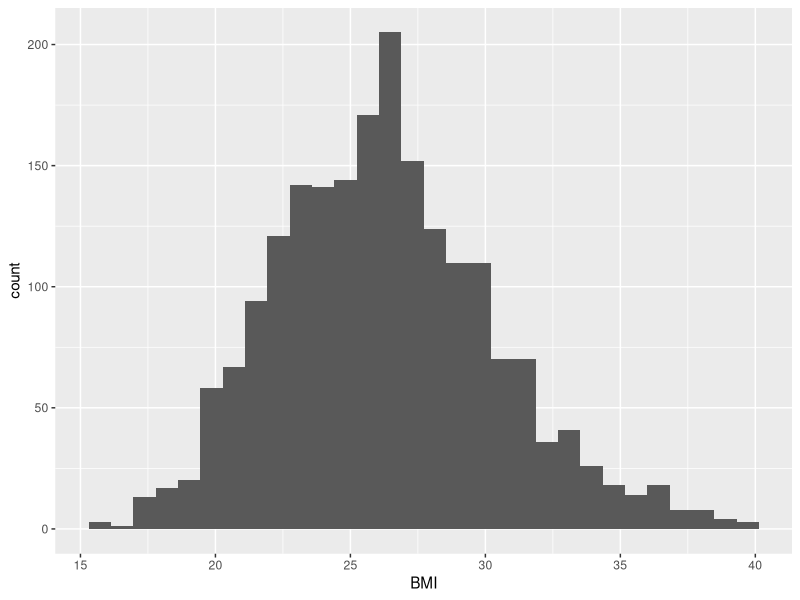
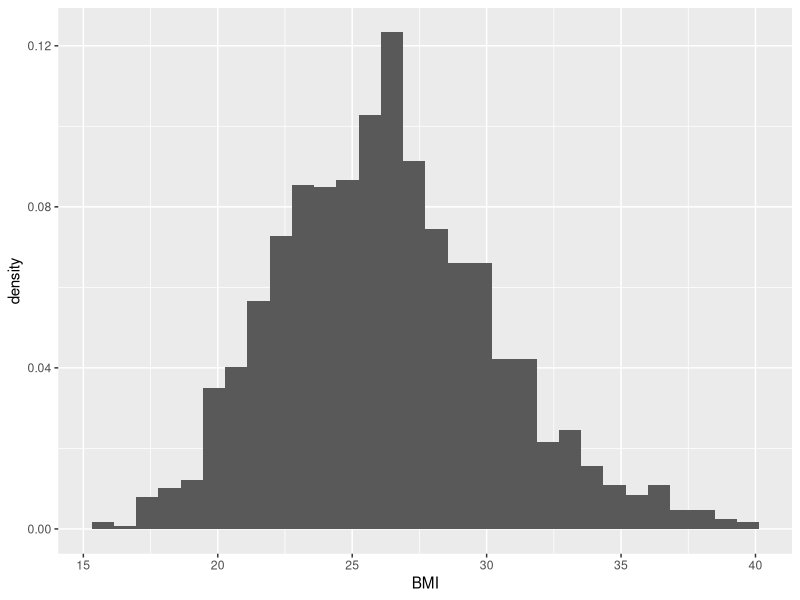
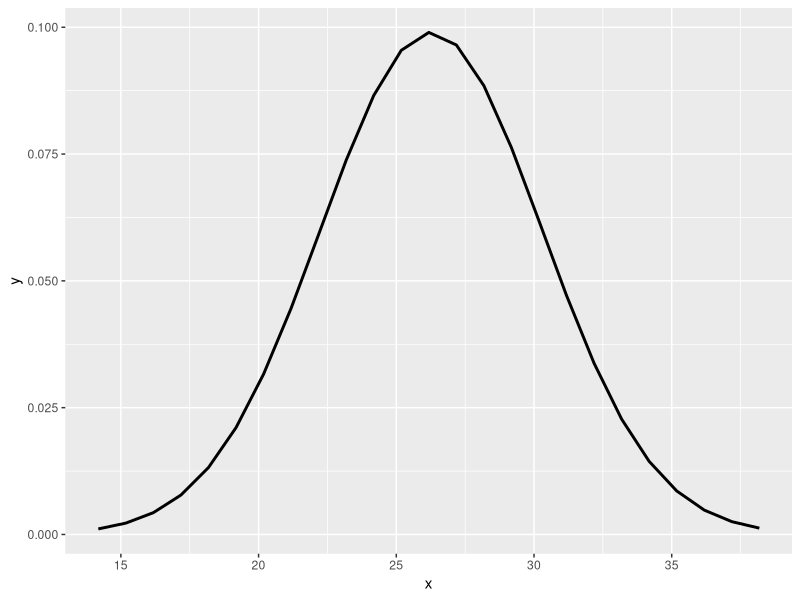
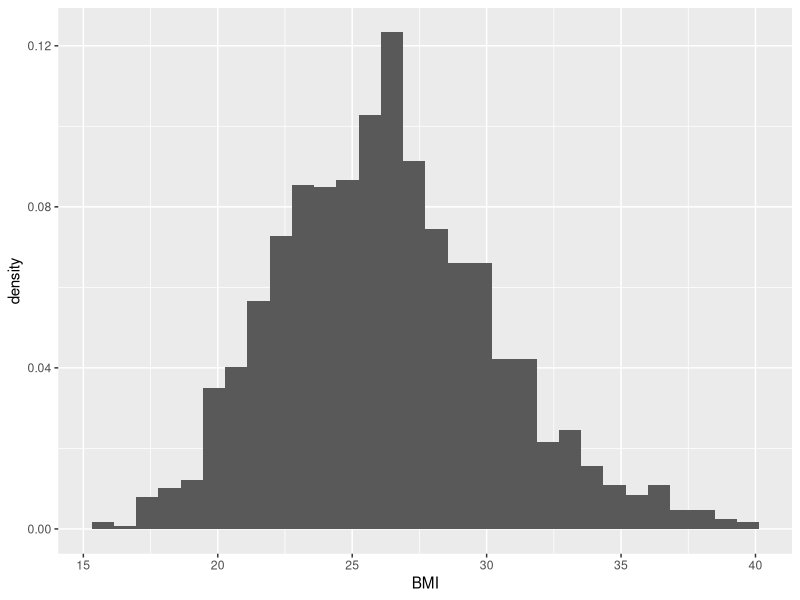
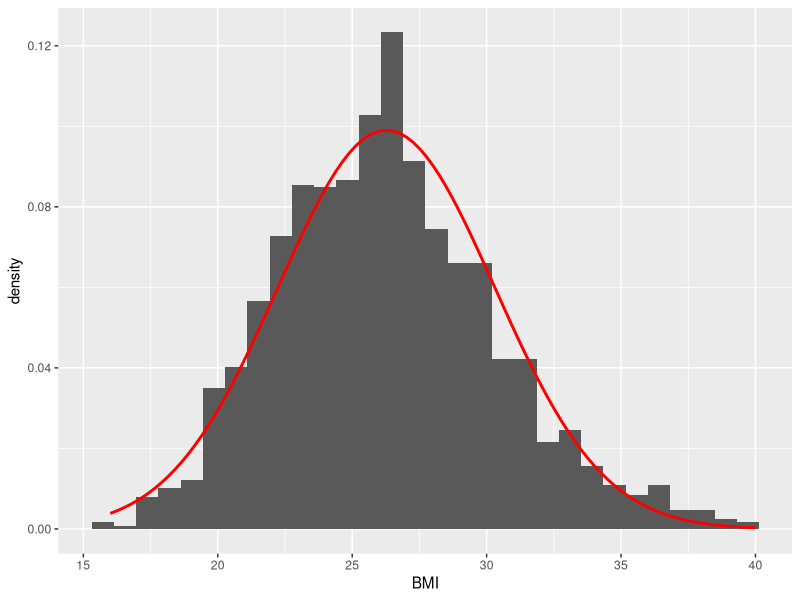
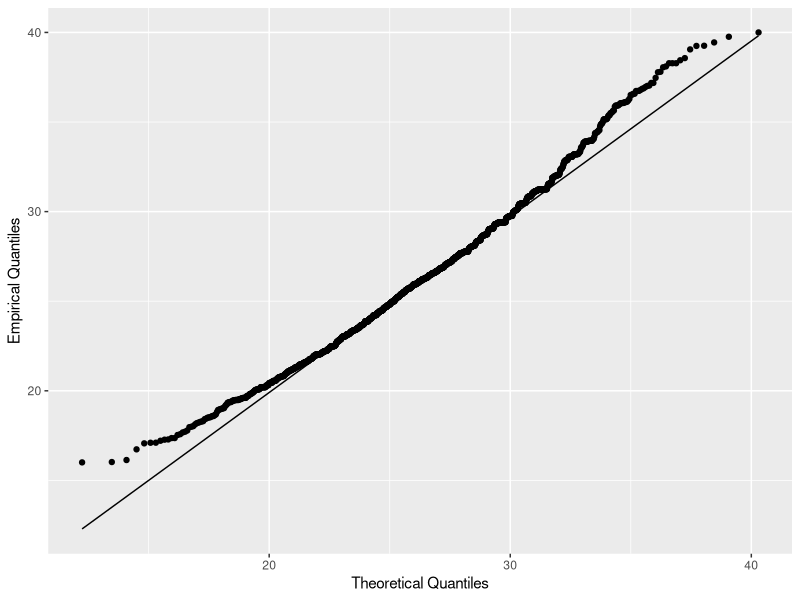
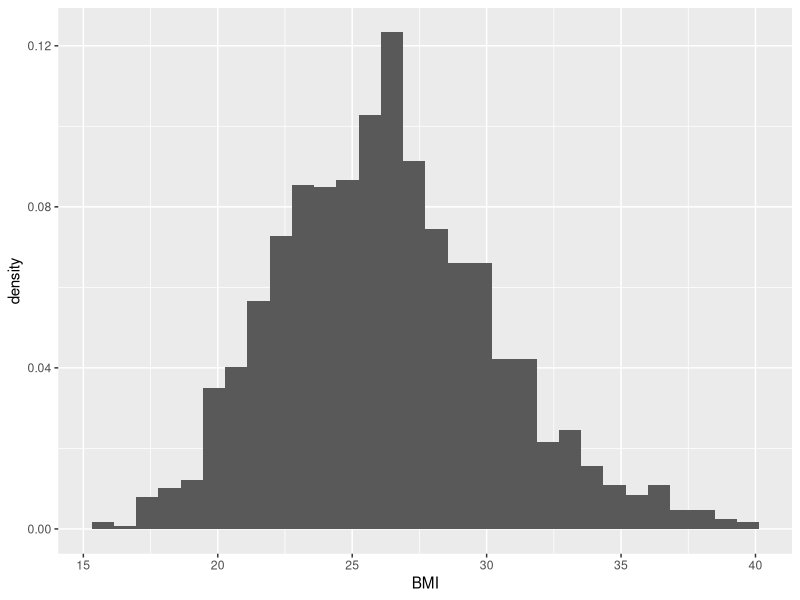
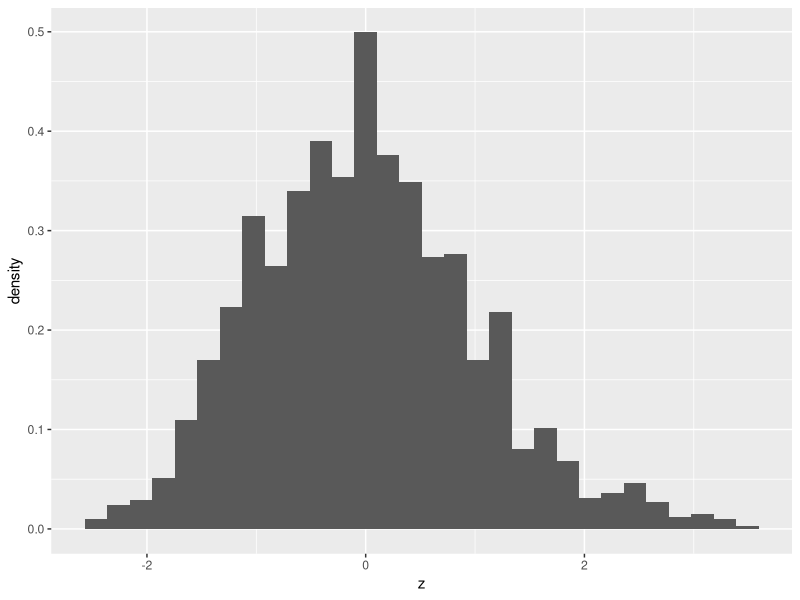

Recreate these plots in R, in order.
## ---- chunk 1
knitr::opts_chunk$set(echo = TRUE)
## ---- chunk 2
ess <- readxl::read_excel("ess_hun_2024.xlsx")
str(ess)
## ---- chunk 3
ess$BMI <- ess$Weight/(ess$Height/100)^2
head(ess$BMI)
## ---- chunk 4
sum(is.na(ess$BMI))
## ---- chunk 5
ess_small <- ess[!is.na(ess$BMI),c("idno", "BMI")]
str(ess_small)
## ---- chunk 6
length(unique(ess_small$BMI))
## ---- chunk 7
library(ggplot2)
ggplot(ess_small, aes(x=BMI)) + geom_histogram()
## ---- chunk 8
ggplot(ess_small, aes(x=BMI)) +
  geom_histogram(aes(y = after_stat(density)))
## ---- chunk 9
mu = mean(ess_small$BMI)
szigma = sd(ess_small$BMI)

x <- seq(mu-3*szigma, mu+3*szigma)
y <- dnorm(x, mean = mu, sd = szigma)

DFRajz <- data.frame(x=x, y=y)

library(ggplot2)
ggplot(DFRajz, aes(x=x, y=y)) + geom_line(linewidth=1)
## ---- chunk 10
mu = mean(ess_small$BMI)
sigma = sd(ess_small$BMI)
c(mu, sigma)
## ---- chunk 11
mu = mean(ess_small$BMI)
sigma = sd(ess_small$BMI)

dnorm(20.6, mean = mu, sd = sigma)
## ---- chunk 12
ggplot(ess_small, aes(x=BMI)) +
  geom_histogram(aes(y = after_stat(density)))
## ---- chunk 13
RcmdrMisc::binnedCounts(ess_small$BMI, breaks = 30)
## ---- chunk 14
pnorm(18.5, mean = mu, sd = sigma)
## ---- chunk 15
1 - pnorm(30, mean = mu, sd = sigma)
## ---- chunk 16
pnorm(24.9, mean = mu, sd = sigma) - pnorm(18.5, mean = mu, sd = sigma)
## ---- chunk 17
mean(ess_small$BMI < 18.5)
1 - mean(ess_small$BMI < 30)
mean(ess_small$BMI < 24.9) - mean(ess_small$BMI < 18.5)
## ---- chunk 18
1 - mean(ess_small$BMI < 30)
## ---- chunk 19
1 - pnorm(30, mean = mu, sd = sigma)
## ---- chunk 20
mu = mean(ess_small$BMI)
sigma = sd(ess_small$BMI)

ggplot(ess_small, aes(x=BMI)) +
  geom_histogram(aes(y = after_stat(density))) +
  stat_function(
                fun = dnorm, 
                args = list(mean = mu, sd = sigma),
                col = 'red',
                linewidth = 1)
## ---- chunk 21
mean(ess_small$BMI > 40)
1 - pnorm(40, mean = mu, sd = sigma)
## ---- chunk 22
mean(ess_small$BMI < 16)
pnorm(16, mean = mu, sd = sigma)
## ---- chunk 23
quantile(ess_small$BMI, probs = c(0.25, 0.5, 0.75))
## ---- chunk 24
qnorm(0.05, mean = mu, sd = sigma)
## ---- chunk 25
quantile(ess_small$BMI, 0.05)
## ---- chunk 26
quantile(ess_small$BMI, (1-0.005))
qnorm((1-0.005), mean = mu, sd = sigma)
## ---- chunk 27
ggplot(ess_small, aes(sample = BMI)) +
  stat_qq(distribution = qnorm, dparams = c(mu, sigma)) +
  stat_qq_line(distribution = qnorm, dparams = c(mu, sigma)) +
  labs(x="Theoretical Quantiles", y="Empirical Quantiles")
## ---- chunk 28
library(psych)
describe(ess_small$BMI)
## ---- chunk 29
ggplot(ess_small, aes(x=BMI)) +
  geom_histogram(aes(y = after_stat(density)))
## ---- chunk 30
ess_small$z <- (ess_small$BMI - mean(ess_small$BMI))/sd(ess_small$BMI)
c(mean(ess_small$z), sd(ess_small$z))
## ---- chunk 31
ggplot(ess_small, aes(x=z)) + geom_histogram(aes(y=after_stat(density)))
## ---- chunk 32
pnorm(2) - pnorm(-2)
## ---- chunk 33
ess_small[ess_small$z < -2 | ess_small$z > 2,]
## ---- chunk 34
mean(is.na(ess$AlcoholWeekend))
ess_small <- ess[!is.na(ess$AlcoholWeekend),c("idno", "AlcoholWeekend")]
hist(ess_small$AlcoholWeekend)
## ---- chunk 35
x <- seq(min(ess$AlcoholWeekend, na.rm = TRUE), max(ess$AlcoholWeekend, na.rm = TRUE))
y <- dexp(x, rate = 1/mean(ess$AlcoholWeekend, na.rm = TRUE))

DFRajz <- data.frame(x=x, y=y)

ggplot(DFRajz, aes(x=x, y=y)) + geom_line(linewidth=1)
## ---- chunk 36
knitr::include_app("https://kola992.shinyapps.io/normaldensityplot/?distr=Exp",
                   height = "500px")
## ---- chunk 37
c(mean(ess_small$AlcoholWeekend), sd(ess_small$AlcoholWeekend))
## ---- chunk 38
sample_mean <- mean(ess_small$AlcoholWeekend)
lambda <- 1/sample_mean
c(lambda, sample_mean)
## ---- chunk 39
dexp(98, rate = lambda)
## ---- chunk 40
ggplot(ess_small, aes(x=AlcoholWeekend)) +
  geom_histogram(aes(y = after_stat(density))) +
  stat_function(fun = dexp, 
                args = list(rate = lambda),
                col = 'red',
                linewidth = 1)
## ---- chunk 41
ggplot(ess_small, aes(sample = AlcoholWeekend)) +
  stat_qq(distribution = qexp, dparams = lambda) +
  stat_qq_line(distribution = qexp, dparams = lambda) +
  labs(x="Theoretical Quantiles", y="Empirical Quantiles")
## ---- chunk 42
1 - pexp(98, rate = lambda)
## ---- chunk 43
pexp(224, rate = lambda) - pexp(98, rate = lambda)
## ---- chunk 44
qexp(0.99, rate = lambda)
## ---- chunk 45
mean(is.na(ess$DailyNetUse))
ess_small <- ess[!is.na(ess$DailyNetUse),c("idno", "DailyNetUse")]
hist(ess_small$DailyNetUse)
## ---- chunk 46
x <- seq(0, 3, 0.001)
y_1 <- dlnorm(x, mean = 0, sd = 0.25)
y_2 <- dlnorm(x, mean = 0, sd = 1)
y_3 <- dlnorm(x, mean = 0, sd = 0.5)
y_4 <- dlnorm(x, mean = 1, sd = 0.25)
y_5 <- dlnorm(x, mean = 1, sd = 1)
y_6 <- dlnorm(x, mean = 1, sd = 0.5)

DFRajz <- data.frame(x=x,
                     y=y_1,
                     y2=y_2,
                     y3=y_3,
                     y4=y_4,
                     y5=y_5,
                     y6=y_6)

ggplot(DFRajz, aes(x=x)) +
  geom_line(aes(y=y, color="mu=0, sigma=0.25"), linewidth=1) +
  geom_line(aes(y=y2, color="mu=0, sigma=1"), linewidth=1) +
  geom_line(aes(y=y3, color="mu=0, sigma=0.5"), linewidth=1) +
  geom_line(aes(y=y4, color="mu=1, sigma=0.25"), linewidth=1) +
  geom_line(aes(y=y5, color="mu=1, sigma=1"), linewidth=1) +
  geom_line(aes(y=y6, color="mu=1, sigma=0.5"), linewidth=1)
## ---- chunk 47
sample_mean <- mean(ess_small$DailyNetUse)
sample_sd <- sd(ess_small$DailyNetUse)

mu <- log(sample_mean/(sqrt(1+sample_sd^2/sample_mean)))
sigma <- sqrt(log(1+sample_sd^2/sample_mean))

c(mu,sigma)
## ---- chunk 48
dlnorm(300, meanlog = mu, sdlog = sigma)
## ---- chunk 49
ggplot(ess_small, aes(x=DailyNetUse)) +
  geom_histogram(aes(y = after_stat(density))) +
  stat_function(fun = dlnorm, 
                args = list(meanlog = mu, sdlog = sigma),
                col = 'red',
                linewidth = 1)
## ---- chunk 50
ggplot(ess_small, aes(sample = DailyNetUse)) +
  stat_qq(distribution = qlnorm, dparams = c(mu, sigma)) +
  stat_qq_line(distribution = qlnorm, dparams = c(mu, sigma)) +
  labs(x="Theoretical Quantiles", y="Empirical Quantiles")
## ---- chunk 51
sample_median <- median(ess_small$DailyNetUse)

mu <- log(sample_median)
sigma <- 2*(log(sample_mean)-log(sample_median))
c(mu,sigma)

ggplot(ess_small, aes(x=DailyNetUse)) +
  geom_histogram(aes(y = after_stat(density))) +
  stat_function(fun = dlnorm, 
                args = list(meanlog = mu, sdlog = sigma),
                col = 'red',
                linewidth = 1)

ggplot(ess_small, aes(sample = DailyNetUse)) +
  stat_qq(distribution = qlnorm, dparams = c(mu, sigma)) +
  stat_qq_line(distribution = qlnorm, dparams = c(mu, sigma)) +
  labs(x="Theoretical Quantiles", y="Empirical Quantiles")
## ---- chunk 52
plnorm(120, meanlog = mu, sdlog = sigma)
## ---- chunk 53
qlnorm(0.9, meanlog = mu, sdlog = sigma)
## ---- chunk 54
x <- seq(-3, 3, 0.001)
y_1 <- dnorm(x)
y_2 <- dt(x, df=50)
y_3 <- dt(x, df=30)
y_4 <- dt(x, df=15)
y_5 <- dt(x, df=5)

DFRajz <- data.frame(x=x,
                     y=y_1,
                     y2=y_2,
                     y3=y_3,
                     y4=y_4,
                     y5=y_5)

ggplot(DFRajz, aes(x=x)) +
  geom_line(aes(y=y, color="standard normal"), linewidth=1.5) +
  geom_line(aes(y=y2, color="v=50"), linewidth=1) +
  geom_line(aes(y=y3, color="v=30"), linewidth=1) +
  geom_line(aes(y=y4, color="v=15"), linewidth=1) +
  geom_line(aes(y=y5, color="v=5"), linewidth=1)
## ---- chunk 55
pnorm(2) - pnorm(-2)
## ---- chunk 56
pt(2, df=5) - pt(-2, df=5)
## ---- chunk 57
library(readxl)
is_claim <- read_excel("insurance_examples.xlsx", sheet = "CarInsurance_IsClaim")
num_claims <- read_excel("insurance_examples.xlsx", sheet = "CarInsurance_NumberOfClaims")
carinsurance_fleet <- read_excel("insurance_examples.xlsx", sheet = "CarInsurance_Fleet")
## ---- chunk 58
str(is_claim)
## ---- chunk 59
p <- mean(is_claim$IsClaim)
p
## ---- chunk 60
str(carinsurance_fleet)
## ---- chunk 61
sample_mean <- mean(carinsurance_fleet$NumClaims_Fleet)
sample_variance <- sd(carinsurance_fleet$NumClaims_Fleet)^2

p <- 1-sample_variance/sample_mean
p
## ---- chunk 62
m <- sample_mean/p
m
## ---- chunk 63
m <- ceiling(m)
m
## ---- chunk 64
sample_variance < sample_mean
## ---- chunk 65
empirical_probs <- prop.table(table(carinsurance_fleet$NumClaims_Fleet))
empirical_probs
## ---- chunk 66
variable_values <- as.numeric(names(empirical_probs))
freq_table <- data.frame("variable_values"=variable_values,
                         "empirical_probs" = as.numeric(empirical_probs))
freq_table
## ---- chunk 67
dbinom(2, size = m, prob = p)
## ---- chunk 68
freq_table$theoretical_probs <- dbinom(freq_table$variable_values, size = m, prob = p)
freq_table
## ---- chunk 69
library(tidyverse)
freq_table %>% gather("prob_type", "prob_value", -variable_values) %>%
  ggplot(aes(x=variable_values, y=prob_value, fill = prob_type)) +
  geom_bar(stat = "identity", position = "dodge")
## ---- chunk 70
pbinom(4, size = m, prob = p)
sum(freq_table$theoretical_probs)
## ---- chunk 71
1 - pbinom(4, size = m, prob = p)
## ---- chunk 72
qbinom(0.95, size = m, prob = p)
## ---- chunk 73
freq_table
## ---- chunk 74
str(num_claims)
## ---- chunk 75
lambda <- mean(num_claims$NumClaims)
lambda
## ---- chunk 76
c(mean(num_claims$NumClaims), sd(num_claims$NumClaims)^2)
## ---- chunk 77
empirical_probs <- prop.table(table(num_claims$NumClaims))
variable_values <- as.numeric(names(empirical_probs))
freq_table <- data.frame("variable_values"=variable_values,
                         "empirical_probs" = as.numeric(empirical_probs))
freq_table
## ---- chunk 78
freq_table$theoretical_probs <- dpois(freq_table$variable_values, lambda = lambda)
freq_table
## ---- chunk 79
freq_table %>% gather("prob_type", "prob_value", -variable_values) %>%
  ggplot(aes(x=variable_values, y=prob_value, fill = prob_type)) +
  geom_bar(stat = "identity", position = "dodge")
## ---- chunk 80
1 - ppois(4, lambda = lambda)
## ---- chunk 81
qpois(0.95, lambda = lambda)
## ---- chunk 82
num_claims <- read_excel("insurance_examples.xlsx", sheet = "CarInsurance_NumberOfClaims_v2")
str(num_claims)

sd(num_claims$NumClaims)^2 > mean(num_claims$NumClaims)
## ---- chunk 83
sample_mean <- mean(num_claims$NumClaims)
sample_variance <- sd(num_claims$NumClaims)^2

p <- sample_mean/sample_variance
r <- sample_mean*p/(1-p)

c(r, p)
## ---- chunk 84
empirical_probs <- prop.table(table(num_claims$NumClaims))
variable_values <- as.numeric(names(empirical_probs))
freq_table <- data.frame("variable_values"=variable_values,
                         "empirical_probs" = as.numeric(empirical_probs))
freq_table$theoretical_probs <- dnbinom(freq_table$variable_values, size = r, prob = p)

freq_table %>% gather("prob_type", "prob_value", -variable_values) %>%
  ggplot(aes(x=variable_values, y=prob_value, fill = prob_type)) +
  geom_bar(stat = "identity", position = "dodge")
## ---- chunk 85
1 - pnbinom(9, size = r, prob = p)
## ---- chunk 86
qnbinom(0.95, size = r, prob = p)
